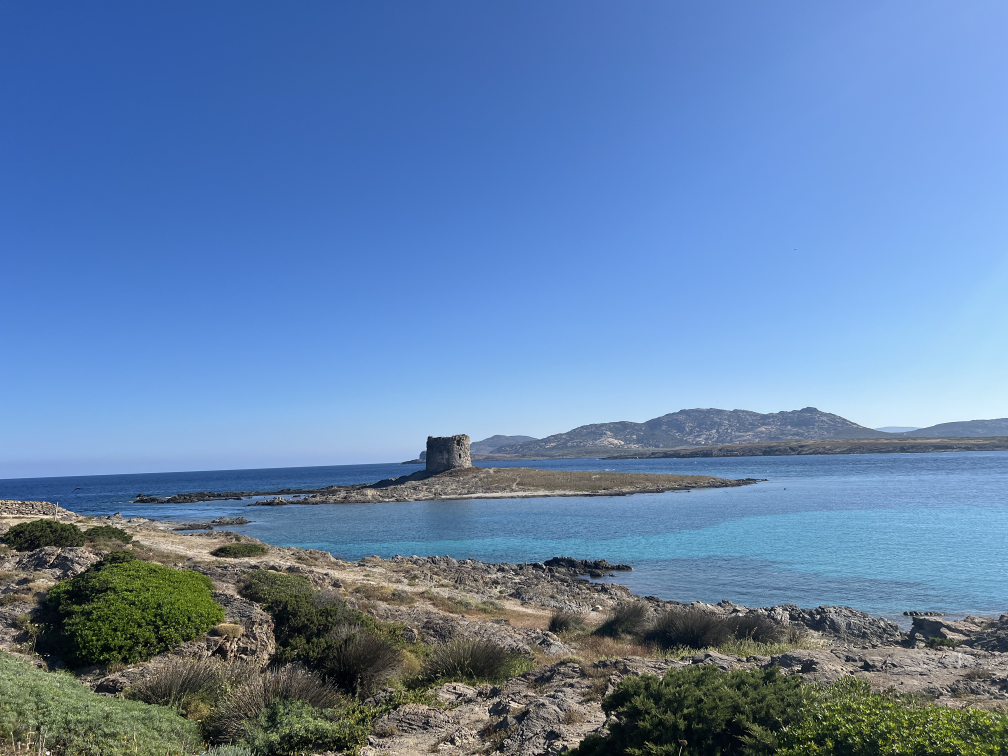
#> input picture data/img/jpg_big/20240605_070837313_iOS.jpg, 4032 x 3024 px, found by its file name (shown at 1/4 size); its folder holds 4 pictures in this run
$ python optimg.py   (older library calls are emulated)
#> lines starting #> are read from the running program, lines starting #| are printed output that depends on the picture
from PIL import Image
import os
# import piexif

def optimize_image(input_path, output_path, max_width=800, max_height=600, quality=85):
    """
    Optimizes an image for the web by resizing and reducing its file size,
    preserving EXIF metadata.

    :param input_path: Path to the input image.
    :param output_path: Path to save the optimized image.
    :param max_width: Maximum width of the optimized image.
    :param max_height: Maximum height of the optimized image.
    :param quality: Quality of the saved image (1-100).
    """
#> called with max_width = 800, max_height = 600, quality = 85
    # Open the image
    with Image.open(input_path) as img:
        # Extract EXIF data
#> img is the input picture: PIL image 4032x3024 RGB; mean R, G, B 98.7, 130.5, 171.2
        exif_data = img.info['exif']

        # Resize the image while maintaining aspect ratio
        img.thumbnail((max_width, max_height), Image.ANTIALIAS)
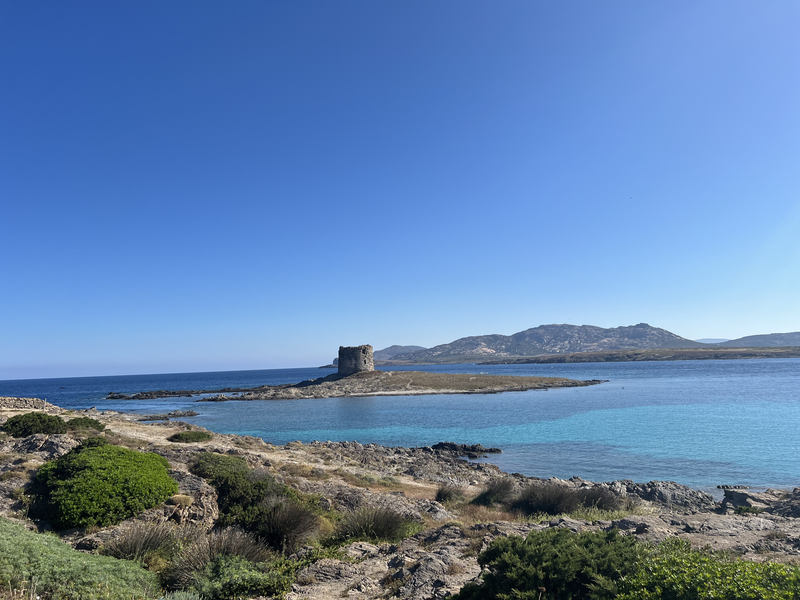
#> img: PIL image 800x600 RGB; mean R, G, B 98.8, 130.6, 171.3

        # Save the image with reduced quality, preserving EXIF data
        img.save(output_path, "JPEG", quality=quality, exif=exif_data)

def optimize_images_in_folder(input_folder, output_folder, max_width=800, max_height=600, quality=85):
    """
    Optimizes all images in a folder for the web, preserving EXIF metadata.

    :param input_folder: Path to the folder containing the input images.
    :param output_folder: Path to save the optimized images.
    :param max_width: Maximum width of the optimized images.
    :param max_height: Maximum height of the optimized images.
    :param quality: Quality of the saved images (1-100).
    """
    if not os.path.exists(output_folder):
        os.makedirs(output_folder)

    for filename in os.listdir(input_folder):
        if filename.lower().endswith(('.png', '.jpg', '.jpeg')):
            input_path = os.path.join(input_folder, filename)
            output_path = os.path.join(output_folder, filename)
            try:
                optimize_image(input_path, output_path, max_width, max_height, quality)
                print(f"Optimized {filename} and saved to {output_path}")
            except Exception as e:
                print(f"Could not optimize {filename}: {e}")
#> pass 2 of the loop in optimize_images_in_folder, `for filename in os.listdir(input_folder):`:
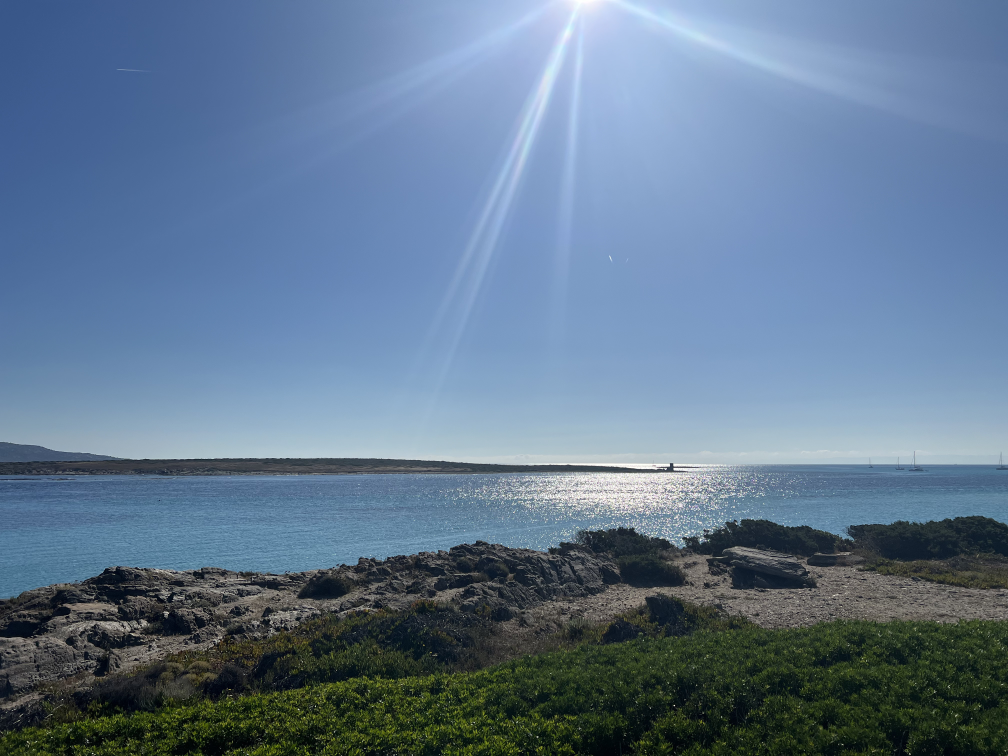
#> input picture data/img/jpg_big/20240605_070839784_iOS.jpg, 4032 x 3024 px, found by its file name (shown at 1/4 size)
#> in optimize_image, img is the input picture: PIL image 4032x3024 RGB; mean R, G, B 97.3, 119.8, 143.7
#> in optimize_image (call 2), `img.thumbnail((max_width, max_height), Image.ANTIALIAS)`:
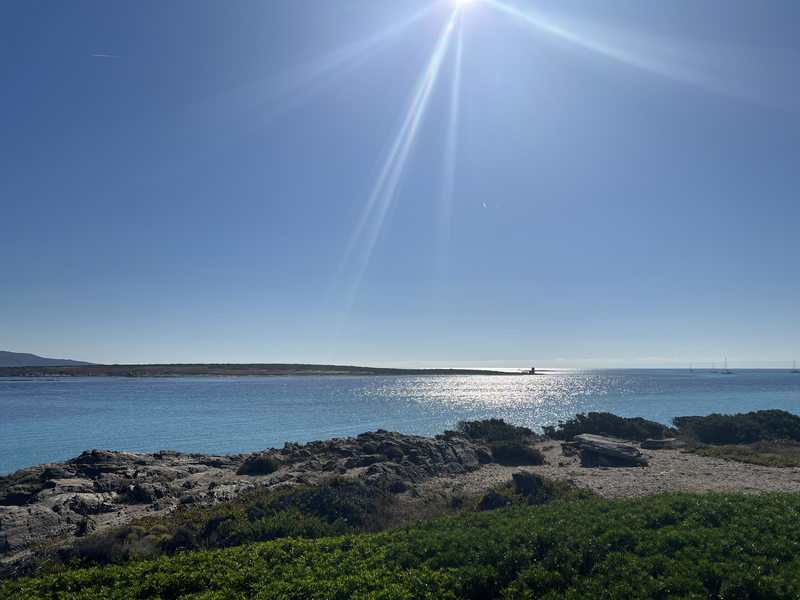
#> img: PIL image 800x600 RGB; mean R, G, B 97.4, 119.9, 143.8
#> pass 3 of the loop in optimize_images_in_folder, `for filename in os.listdir(input_folder):`:
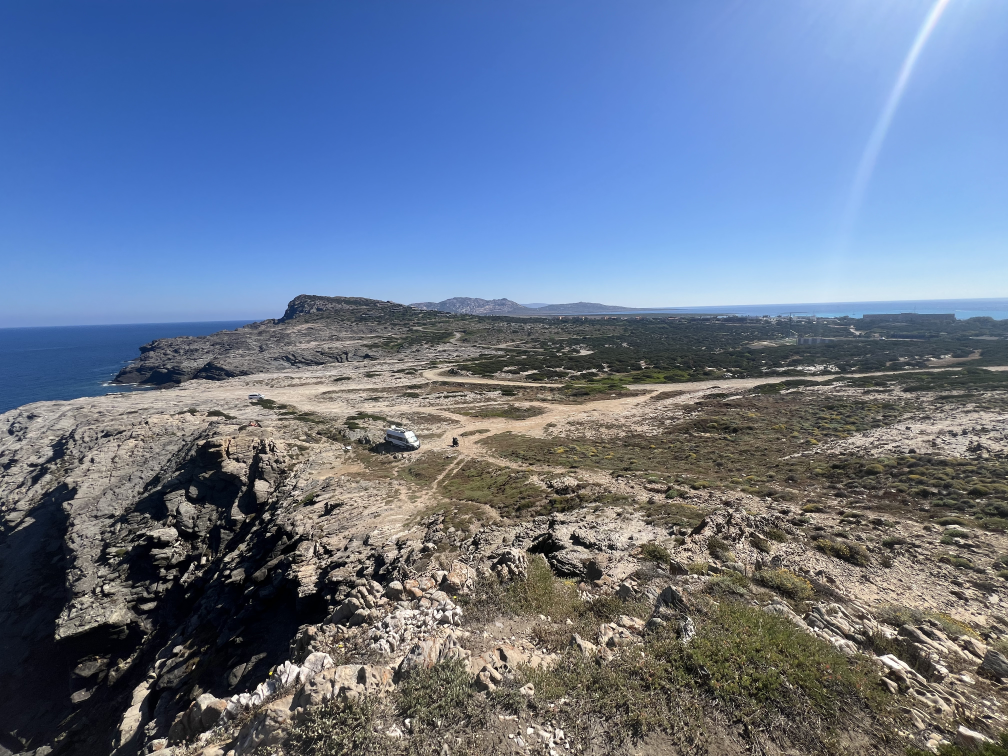
#> input picture data/img/jpg_big/20240605_075948626_iOS.jpg, 4032 x 3024 px, found by its file name (shown at 1/4 size)
#> in optimize_image, img is the input picture: PIL image 4032x3024 RGB; mean R, G, B 103.4, 118.3, 142.7
#> in optimize_image (call 3), `img.thumbnail((max_width, max_height), Image.ANTIALIAS)`:
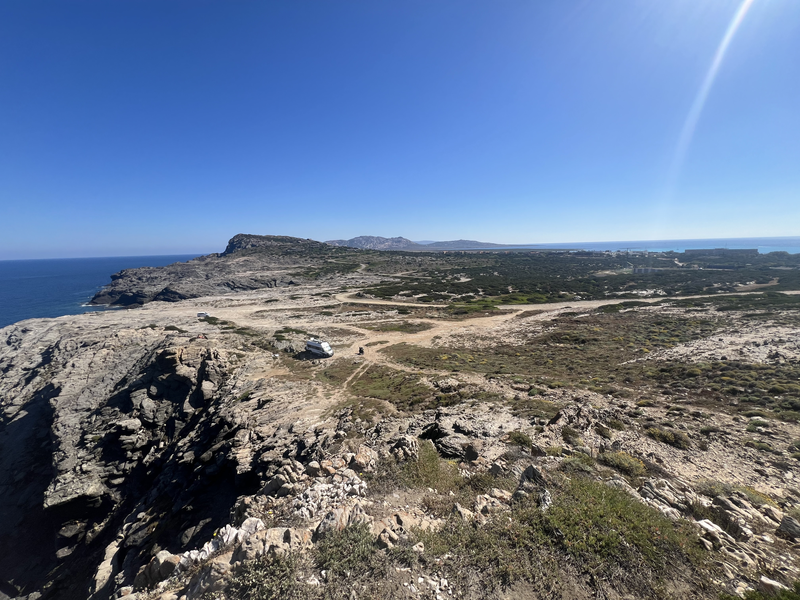
#> img: PIL image 800x600 RGB; mean R, G, B 103.5, 118.4, 142.7
#> the loop made 4 passes; the first 3 are shown

# Example usage
input_folder = 'data\img\jpg_big'
output_folder = 'data\img\optimized'
optimize_images_in_folder(input_folder, output_folder)
